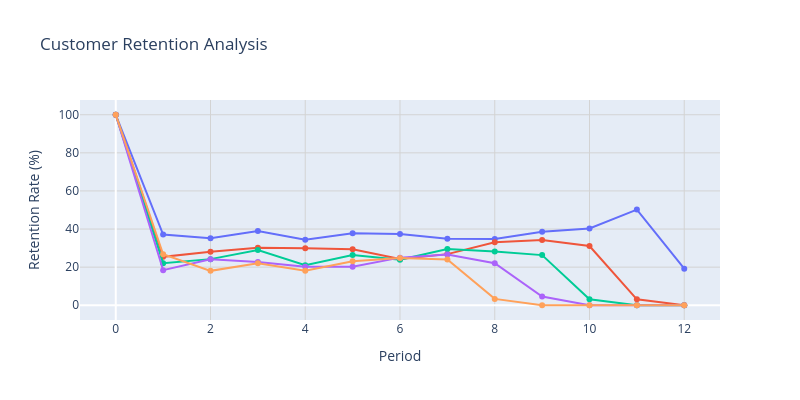

Notebook source saved alongside this figure:
### Code cell
# Minimal Retention Curves for Reports
minimal_curves = plot_retention_curves(
    retention_data=retention_cohorts,
    title="Customer Retention Analysis",
    show_legend=False,            # Clean look without legend
    max_cohorts=5,               # Show only top 5 cohorts
    width=800,
    height=400
)

minimal_curves.show()

print("\nPerfect for including in reports and presentations!")
print("• Clean design without visual clutter")
print("• Focused on key cohorts for clarity") 
print("• Compact size for easy embedding")

### Figure 1 — Plotly figure (JSON) as saved in the notebook; plotly's stock layout.template omitted (floating-point values rounded to 4 significant figures)
{"data": [{"line": {"width": 2}, "marker": {"size": 6}, "mode": "lines+markers", "name": "Cohort 2010-12-01 00:00:00", "type": "scatter", "x": [0, 1, 2, 3, 4, 5, 6, 7, 8, 9, 10, 11, 12], "y": [100.0, 37.13, 35.23, 39.03, 34.39, 37.76, 37.45, 34.92, 34.81, 38.61, 40.3, 50.21, 19.2]}, {"line": {"width": 2}, "marker": {"size": 6}, "mode": "lines+markers", "name": "Cohort 2011-01-01 00:00:00", "type": "scatter", "x": [0, 1, 2, 3, 4, 5, 6, 7, 8, 9, 10, 11, 12], "y": [100.0, 25.42, 28.03, 30.17, 29.93, 29.45, 24.23, 26.84, 33.02, 34.2, 31.12, 3.09, 0.0]}, {"line": {"width": 2}, "marker": {"size": 6}, "mode": "lines+markers", "name": "Cohort 2011-02-01 00:00:00", "type": "scatter", "x": [0, 1, 2, 3, 4, 5, 6, 7, 8, 9, 10, 11, 12], "y": [100.0, 22.11, 24.21, 28.95, 21.05, 26.32, 23.95, 29.47, 28.16, 26.32, 3.16, 0.0, 0.0]}, {"line": {"width": 2}, "marker": {"size": 6}, "mode": "lines+markers", "name": "Cohort 2011-03-01 00:00:00", "type": "scatter", "x": [0, 1, 2, 3, 4, 5, 6, 7, 8, 9, 10, 11, 12], "y": [100.0, 18.41, 24.09, 22.73, 20.23, 20.23, 25.0, 26.59, 22.05, 4.55, 0.0, 0.0, 0.0]}, {"line": {"width": 2}, "marker": {"size": 6}, "mode": "lines+markers", "name": "Cohort 2011-04-01 00:00:00", "type": "scatter", "x": [0, 1, 2, 3, 4, 5, 6, 7, 8, 9, 10, 11, 12], "y": [100.0, 26.76, 18.06, 22.07, 18.06, 23.08, 24.75, 24.08, 3.34, 0.0, 0.0, 0.0, 0.0]}], "layout": {"height": 400, "hovermode": "x unified", "showlegend": false, "title": {"text": "Customer Retention Analysis"}, "width": 800, "xaxis": {"gridcolor": "lightgray", "gridwidth": 1, "showgrid": true, "title": {"text": "Period"}}, "yaxis": {"gridcolor": "lightgray", "gridwidth": 1, "showgrid": true, "title": {"text": "Retention Rate (%)"}}}}
